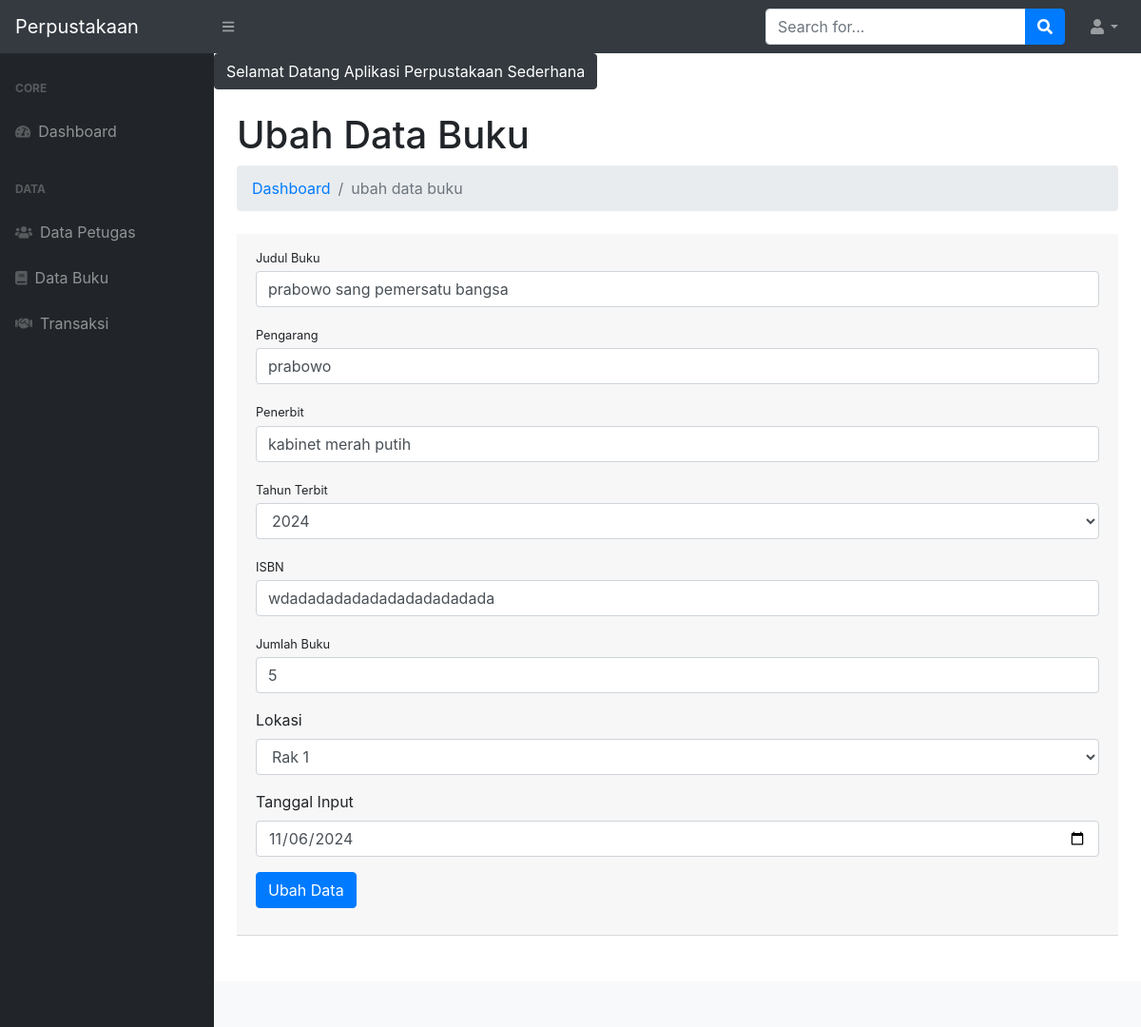
The page /?p=buku&aksi=ubah&id=20 (signed in) on the database its author committed.
### tables this page shows
CREATE TABLE `tb_buku` (
  `id_buku` int(11) NOT NULL,
  `judul_buku` varchar(200) NOT NULL,
  `pengarang_buku` varchar(100) NOT NULL,
  `penerbit_buku` varchar(150) NOT NULL,
  `tahun_terbit` varchar(4) NOT NULL,
  `isbn` varchar(25) NOT NULL,
  `jumlah_buku` int(3) NOT NULL,
  `kategori` varchar(20) NOT NULL,
  `lokasi` enum('Rak 1','Rak 2','Rak 3') NOT NULL,
  `tgl_input` date NOT NULL,
  `foto` varchar(255) NOT NULL
);

### page/buku/ubah.php (the view, shortened to what this page needs)
<?php
$id_buku = $_GET['id'];
$sql = $conn->query("SELECT * FROM tb_buku WHERE id_buku = $id_buku") or die(mysqli_error($conn));
$pecahSql = $sql->fetch_assoc();
?>
<h1 class="mt-4">Ubah Data Buku</h1>
<ol class="breadcrumb mb-4">
    <li class="breadcrumb-item"><a href="index.php">Dashboard</a></li>
    <li class="breadcrumb-item active">ubah data buku</li>
</ol>
<div class="card-header mb-5">
	<form action="" method="post">
    <div class="form-group">
        <label class="small mb-1" for="judul_buku">Judul Buku</label>
        <input class="form-control" id="judul_buku" name="judul_buku" type="text" placeholder="Masukan judul buku" value="<?= $pecahSql['judul_buku']; ?>" />
    </div>
    <div class="form-group">
        <label class="small mb-1" for="pengarang_buku">Pengarang</label>
        <input class="form-control" id="pengarang_buku" name="pengarang_buku" type="text" value="<?= $pecahSql['pengarang_buku']; ?>" placeholder="Masukan pengarang buku"/>
    </div>
    <div class="form-group">
        <label class="small mb-1" for="penerbit_buku">Penerbit</label>
        <input class="form-control" id="penerbit_buku" name="penerbit_buku" type="text" value="<?= $pecahSql['penerbit_buku']; ?>" placeholder="Masukan penerbit buku"/>
    </div>
    <div class="form-group">
        <label class="small mb-1" for="tahun_terbit">Tahun Terbit</label>
        <select name="tahun_terbit" id="tahun_terbit" class="form-control">
        	<?php
        	$tahun = date('Y');
        	for ($i = $tahun - 29; $i <= $tahun ; $i++) { ?>
        		<option value="<?= $i ?>" <?php if($pecahSql['tahun_terbit'] == $i){echo "selected";} ?> ><?= $i ?></option>
        	<?php
        	}
        	?>
        </select>
    </div>
    <div class="form-group">
        <label class="small mb-1" for="isbn">ISBN</label>
        <input class="form-control" value="<?= $pecahSql['isbn']; ?>" id="isbn" name="isbn" type="text" placeholder="Masukan isbn buku"/>
    </div>
    <div class="form-group">
        <label class="small mb-1" for="jumlah_buku">Jumlah Buku</label>
        <input class="form-control" value="<?= $pecahSql['jumlah_buku']; ?>" id="jumlah_buku" name="jumlah_buku" type="number" placeholder="Masukan jumlah buku"/>
    </div>
    <div class="form-group">
    	<label for="lokasi">Lokasi</label>
    	<select name="lokasi" id="lokasi" class="form-control">
    		<option value="Rak 1" <?php if($pecahSql['lokasi'] == 'Rak 1'){echo "selected";} ?> >Rak 1</option>
    	</select>
    </div>
    <div class="form-group">
    	<label for="tgl_input">Tanggal Input</label>
    	<input type="date" name="tgl_input" id="tgl_input" class="form-control" value="<?= $pecahSql['tgl_input']; ?>">
    </div>
    <div class="form-group">
    	<button type="submit" class="btn btn-primary" name="ubah">Ubah Data</button>
    </div>
	</form>
</div>

### rows shown on the page
tb_buku: judul_buku "prabowo sang pemersatu bangsa", pengarang_buku "prabowo", penerbit_buku "kabinet merah putih", tahun_terbit "2024", isbn "wdadadadadadadadadadadada", jumlah_buku "5", lokasi "Rak 1", tgl_input "11/06/2024"
